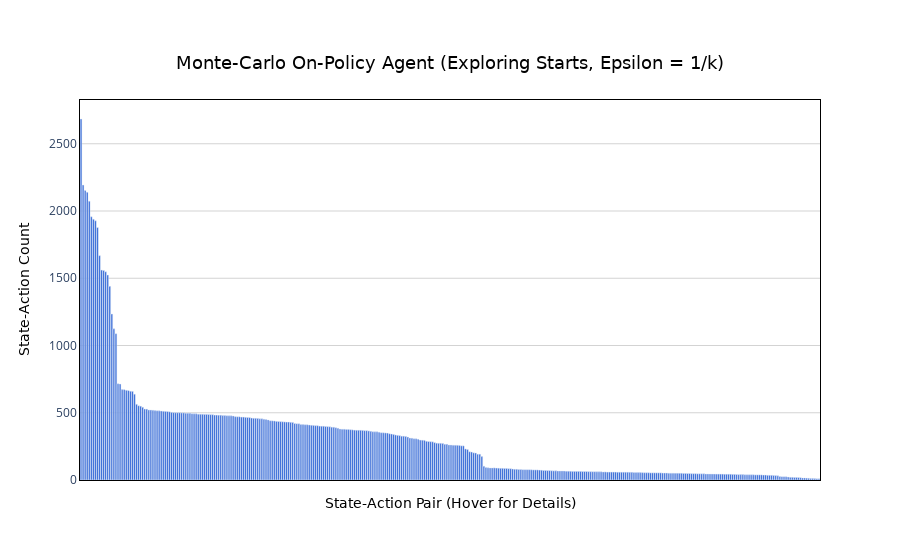

Notebook code for this chart:
### Code cell
plot_state_action_counts(mcop_agent_1.n_counter, "Monte-Carlo On-Policy Agent (Exploring Starts, Epsilon = 1/k)")

### Figure 1 — Plotly figure (JSON) as saved in the notebook; plotly's stock layout.template omitted (floating-point values rounded to 4 significant figures; data arrays with more than 128 entries replaced by an {"elided": "..."} marker saying what was removed)
{"data": [{"hoverinfo": "text", "hoverlabel": {"bgcolor": "rgba(60, 60, 60, 0.85)", "bordercolor": "rgba(60, 60, 60, 0.85)", "font": {"color": "white", "family": "DejaVu Sans, Arial, sans-serif"}}, "hovertext": {"elided": "360 str values"}, "marker": {"color": "#245cd4"}, "type": "bar", "x": {"elided": "360 str values"}, "y": {"elided": "360 int values"}}], "layout": {"plot_bgcolor": "white", "title": {"font": {"color": "black", "family": "DejaVu Sans, Arial, sans-serif", "size": 18}, "text": "Monte-Carlo On-Policy Agent (Exploring Starts, Epsilon = 1/k)", "x": 0.5, "xanchor": "center", "y": 0.9, "yanchor": "top"}, "xaxis": {"linecolor": "black", "linewidth": 1, "mirror": true, "showline": true, "tickmode": "array", "ticktext": [], "tickvals": [], "title": {"font": {"color": "black", "family": "DejaVu Sans, Arial, sans-serif", "size": 14}, "text": "State-Action Pair (Hover for Details)"}}, "yaxis": {"gridcolor": "lightgray", "gridwidth": 1, "linecolor": "black", "linewidth": 1, "mirror": true, "showgrid": true, "showline": true, "title": {"font": {"color": "black", "family": "DejaVu Sans, Arial, sans-serif", "size": 14}, "text": "State-Action Count"}}}}
